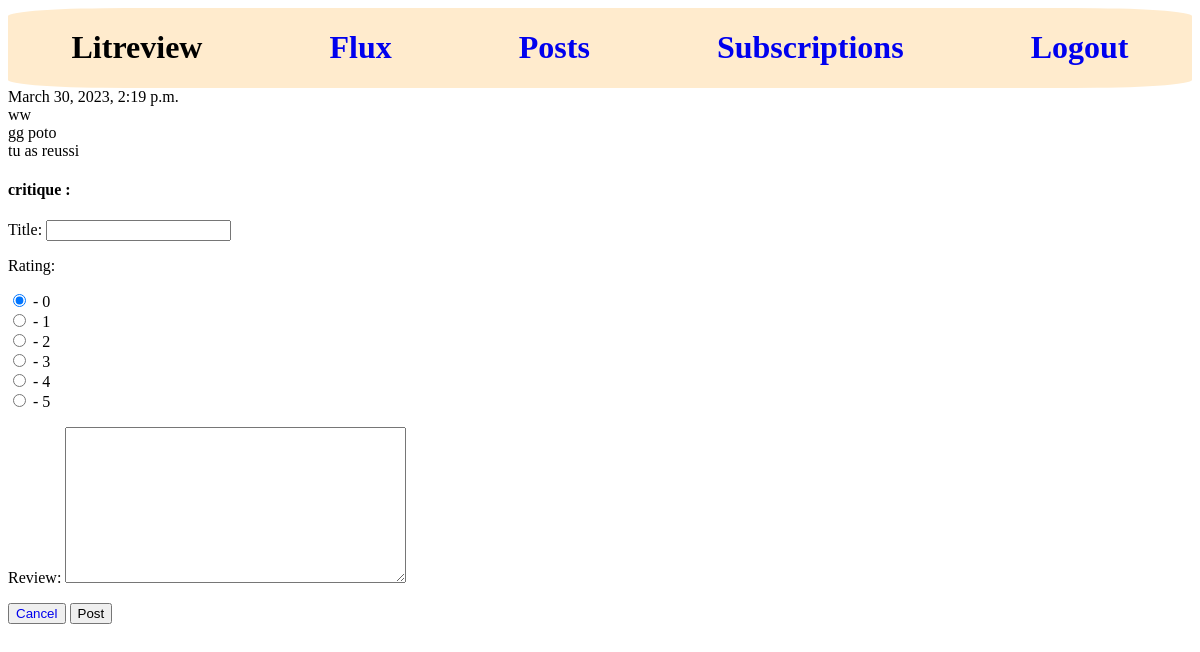
The page /dashboard/respond_ticket/20/ on the database its author committed.
### reviews/models.py (models this page shows, shortened)
class Ticket(models.Model):
    title = models.CharField(max_length=128)
    slug = models.SlugField(max_length=128)
    description = models.TextField(max_length=2048, blank=True)
    user = models.ForeignKey(to=settings.AUTH_USER_MODEL, on_delete=models.CASCADE)
    image = models.ImageField(null=True, blank=True, upload_to='images')
    time_created = models.DateTimeField(auto_now_add=True)

### accounts/models.py (models this page shows, shortened)
class CustomUser(AbstractUser):
    pass

### reviews/views.py (the view)
# urls.py: path("respond_ticket/<int:id_ticket>/", respond_to_a_ticket, name="reviews-respond_ticket"),
def respond_to_a_ticket(request, id_ticket):
    list_id = []
    all_review = Review.objects.all()
    for i in all_review:
        list_id.append(i.ticket_id)
    instance = get_object_or_404(Ticket, id=id_ticket)
    for i in list_id:
        if instance.id == i:
            return redirect('reviews-error')
        else:
            pass
    if request.method == "POST":
        r_form = NewReviewForm(request.POST)
        if r_form.is_valid():
            Review.objects.create(
                ticket=instance,
                user=request.user,
                headline=request.POST['headline'],
                rating=request.POST['rating'],
                body=request.POST['body']
            )
            return redirect('reviews-main')
    else:
        r_form = NewReviewForm()
    return render(request, "reviews/respond_ticket.html", context={"r_form": r_form, "ticket": instance})

### reviews/forms.py
class NewReviewForm(forms.ModelForm):
    headline = forms.CharField(
        label="Title",
        max_length=200,
        widget=forms.TextInput()
    )
    rating = forms.ChoiceField(
        initial=0,
        label="Rating",
        widget=forms.RadioSelect(),
        choices = STARS
    )
    body = forms.CharField(
        label="Review",
        max_length=8000,
        widget=forms.Textarea(),
        required=False
    )
    class Meta:
        model = Review
        fields = ['headline', 'rating', 'body']

### reviews/templates/reviews/respond_ticket.html (shortened to what this page needs)
{% extends 'base.html' %}
{% block content %}
<article>
    <div>{{ ticket.time_created }}</div>
    <div>{{ ticket.user.username }}</div>
    <div>{{ ticket.title }}</div>
    <div>{{ ticket.description }}</div>
</article>
<form method="POST">
    <h4>critique : </h4>
    {{ r_form.as_p }}
    <button><a href="#">Cancel</a></button>
    <button  type="submit">Post</button>
</form>
{% endblock %}

### reviews/static/css/nav_bar.css (style rules this page uses)
a:link { text-decoration: none; }

### rows shown on the page
Ticket: time_created "March 30, 2023, 2:19 p.m.", user.username "ww", title "gg poto", description "tu as reussi"
